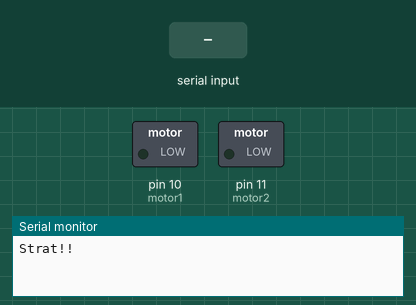
Recording of a sketch running on a simulated Arduino Uno, built with avr-gcc and run on an emulated ATmega328P. Shown: switched loads named in the sketch (green lamp = pin HIGH), the last lines printed to the serial monitor. The test bench sets the inputs (shaded band).

Above: at 1.2 s.
1.3 s: "1" received over the second serial link
At 2.1 s:
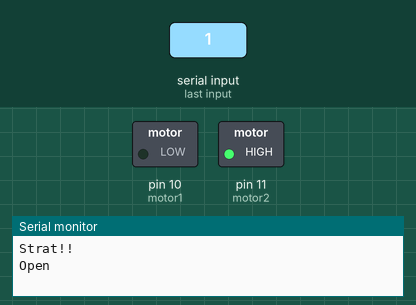
3.8 s: "2" received over the second serial link
At 4.3 s:
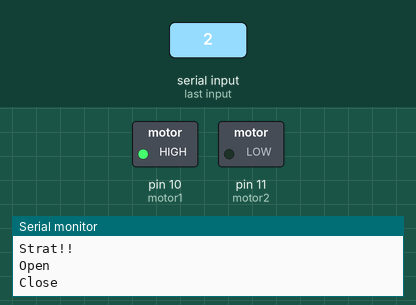
Timing chart, 0 to 6.8 s (numbered marks = the images above; inputs shaded):
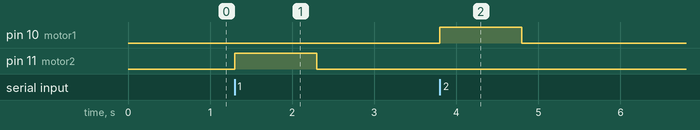

The sketch:

sketch_nov29b.ino
```cpp
#include <SoftwareSerial.h>

// 시리얼 핀 설정
SoftwareSerial BTSerial(3, 4);


// DC 모터 핀
const int motor1 = 10;
const int motor2 = 11;

// 잠김 플래그
boolean flag = false;

// 받는 데이터 저장 변수
char command;

void setup() {
  Serial.begin(9600);
  BTSerial.begin(9600);

  // 출력핀 모드 설정
  pinMode(motor1, OUTPUT);
  pinMode(motor2, OUTPUT);

  Serial.print("Strat!!\n");
}

void loop() {
  // 블루투스 데이터 수신
  if(BTSerial.available()){
    command = BTSerial.read();

    // '1'을 받으면 열고
    // '2'를 받으면 잠그고
    switch(command){
      case '1':
        Open();
        break;
      case '2':
        Close();
        break;
    }
  }
}

// open
void Open(){
  if(!flag){
    Serial.print("Open\n");
    digitalWrite(motor1,LOW);
    digitalWrite(motor2,HIGH);
    delay(1000);
    digitalWrite(motor2,LOW);
    flag = true;
  }
}

// close
void Close(){
  if(flag){
    Serial.print("Close\n");
    digitalWrite(motor1,HIGH);
    digitalWrite(motor2,LOW);
    delay(1000);
    digitalWrite(motor1,LOW);

    flag = false;
  }
}
```

Measured:
- after the input at 1.3 s, pin 11 (motor2): LOW → HIGH at once, → LOW 1.0 s later
- after the input at 3.8 s, pin 10 (motor1): LOW → HIGH at once, → LOW 1.0 s later
